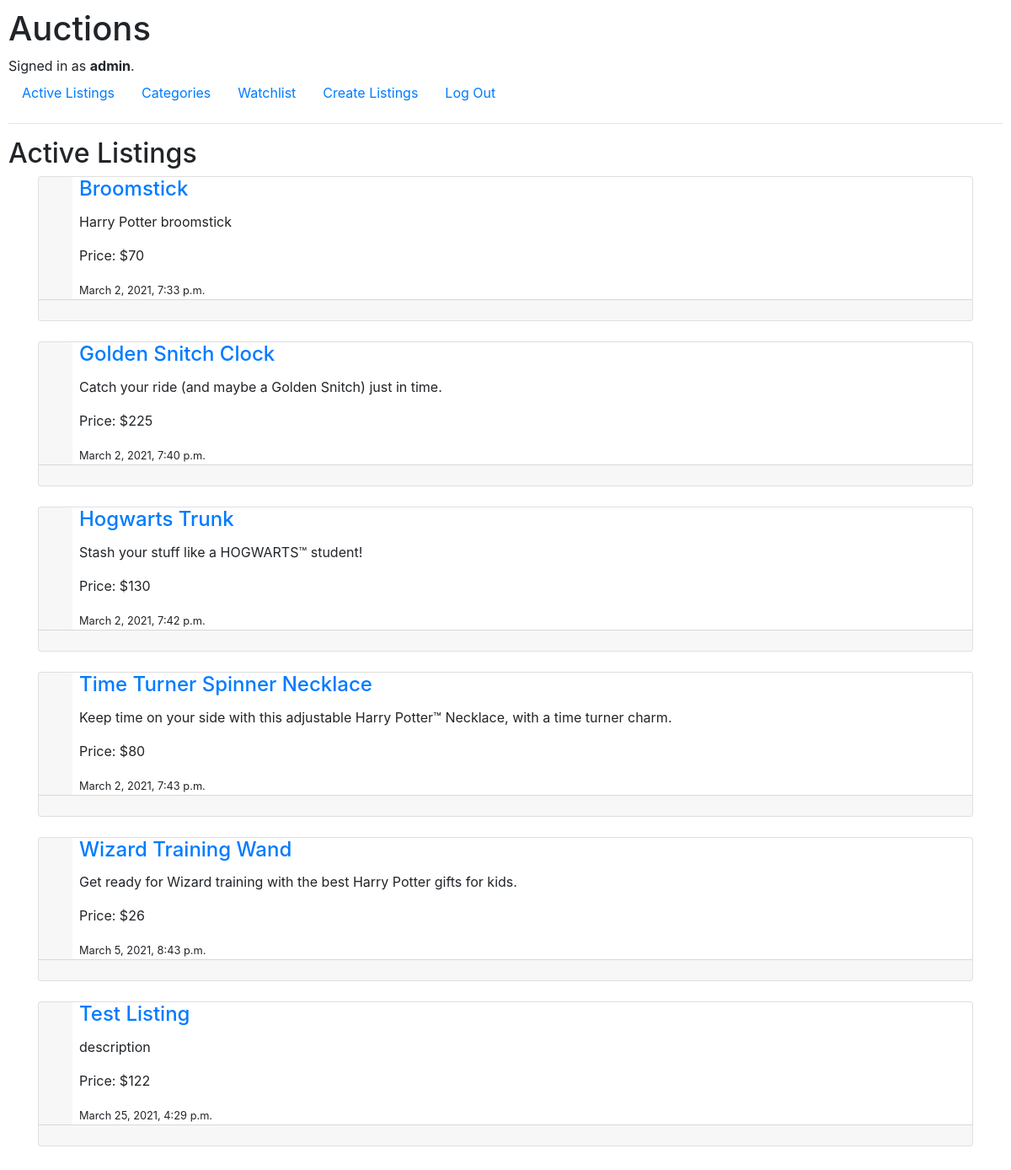
Screenshot of / (signed in) with the database file from the repository.
### auctions/models.py (models this page shows, shortened)
class User(AbstractUser):
    """
    Creates User model
    """

class Listing(models.Model):
    user = models.ForeignKey(User, on_delete=models.CASCADE,
                                related_name="user_listings", blank=True, null=True)
    title = models.CharField(max_length=64)
    description = models.CharField(max_length=500)
    bid = models.IntegerField()
    created = models.DateTimeField(auto_now_add=True)
    listing_image = models.URLField(default=None, blank=True, null=True)
    category = models.ForeignKey(Category, on_delete=models.CASCADE, blank=True,
                                null=True, related_name="list_category")
    watchers = models.ManyToManyField(User, blank=True, related_name="watchlist")
    is_active = models.BooleanField(default=True)
    winner = models.ForeignKey(User, on_delete=models.CASCADE, related_name="listing_win",
                             default=None, blank=True, null=True)

### auctions/views.py (the view)
# urls.py: path("", views.index, name="index"),
def index(request):
    user = request.user.id
    query = Q(is_active=True) | Q(winner=user)
    return render(request, "auctions/index.html", {
        "listings": Listing.objects.filter(query)
    })

### auctions/templates/auctions/index.html (shortened to what this page needs)
{% extends "auctions/layout.html" %}
{% block body %}
    <h2>Active Listings</h2>
    <div class="container">
        {% for listing in listings %}
            <div class="card flex-row flex-wrap">
                <div class="card-header border-0">
                </div>
                <div class="card-block px-2">
                    <a href="{% url 'auctions:listing' listing.id %}">
                        <h4 class="card-title">{{ listing.title }}</h4>
                    </a>
                    <p class="card-text">{{ listing.description }}</p>
                    <p class="card-text">Price: ${{ listing.bid }}</p>
                    <p class="card-text"><small>{{ listing.created }}</small></p>
                </div>
                <div class="card-footer w-100 text-muted"></div>
            </div>
            <br>
        {% endfor %}
    </div>
{% endblock %}

### auctions/templates/auctions/layout.html (shortened to what this page needs)
{% load static %}
<!DOCTYPE html>
<html lang="en">
    <head>
        <link rel="stylesheet" href="https://stackpath.bootstrapcdn.com/bootstrap/4.4.1/css/bootstrap.min.css">
        <link href="{% static 'auctions/styles.css' %}" rel="stylesheet">
    </head>
    <body>
        <h1>Auctions</h1>
        <div>
            {% if user.is_authenticated %}
                Signed in as <strong>{{ user.username }}</strong>.
            {% else %}
                Not signed in.
            {% endif %}
        </div>
        <ul class="nav">
            <li class="nav-item">
                <a class="nav-link" href="{% url 'auctions:index' %}">Active Listings</a>
            </li>
            <li class="nav-item">
                <a class="nav-link" href="{% url 'auctions:category' %}">Categories</a>
            </li>
            {% if user.is_authenticated %}
                <li class="nav-item">
                    <a class="nav-link" href="{% url 'auctions:watchlist' %}">Watchlist</a>
                </li>
                <li class="nav-item">
                    <a class="nav-link" href="{% url 'auctions:createlisting' %}">Create Listings</a>
                </li>
                <li class="nav-item">
                    <a class="nav-link" href="{% url 'auctions:logout' %}">Log Out</a>
                </li>
            {% endif %}
        </ul>
        <hr>
        {% block body %}
        {% endblock %}
    </body>
</html>

### auctions/static/auctions/styles.css (style rules this page uses)
body { padding: 10px; }

### rows the page displays
User: username "admin"
Listing: title "Broomstick", description "Harry Potter broomstick", bid "70", created "March 2, 2021, 7:33 p.m."
Listing: title "Golden Snitch Clock", description "Catch your ride (and maybe a Golden Snitch) just in time.", bid "225", created "March 2, 2021, 7:40 p.m."
Listing: title "Hogwarts Trunk", description "Stash your stuff like a HOGWARTS™ student!", bid "130", created "March 2, 2021, 7:42 p.m."
Listing: title "Time Turner Spinner Necklace", description "Keep time on your side with this adjustable Harry Potter™ Necklace, with a time turner charm.", bid "80", created "March 2, 2021, 7:43 p.m."
Listing: title "Wizard Training Wand", description "Get ready for Wizard training with the best Harry Potter gifts for kids.", bid "26", created "March 5, 2021, 8:43 p.m."
Listing: title "Test Listing", description "description", bid "122", created "March 25, 2021, 4:29 p.m."
